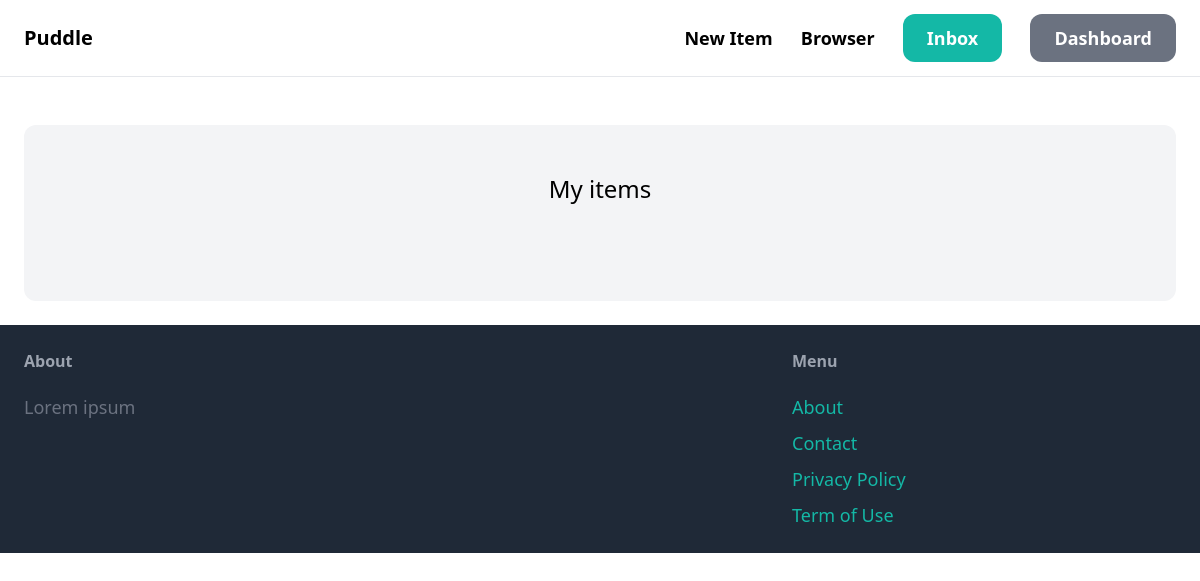
The page /dashboard/ (signed in) on the database as committed earlier.
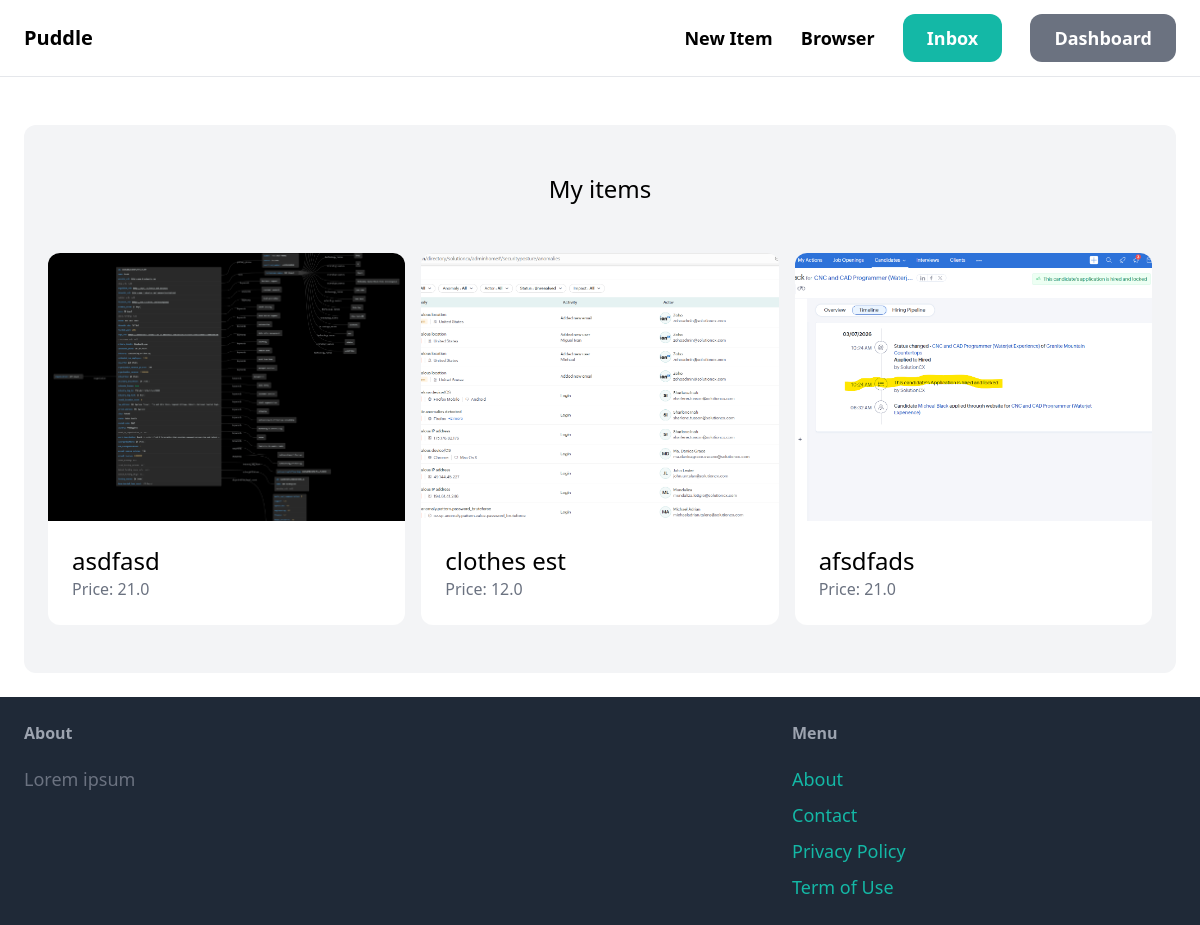
The same page on the database as committed later.
### item/models.py (models this page shows, shortened)
class Item(models.Model):
    category = models.ForeignKey(Category, related_name='items', on_delete=models.CASCADE)
    name = models.CharField(max_length=255)
    description = models.TextField(blank=True, null=True)
    price = models.FloatField()
    image = models.ImageField(upload_to='item_images', blank=True, null=True)
    is_sold = models.BooleanField(default=False)
    created_by = models.ForeignKey(User, related_name='items', on_delete=models.CASCADE)
    created_at = models.DateTimeField(auto_now_add=True)

### dashboard/views.py (the view)
# urls.py: path('', views.index, name='index'),
@login_required
def index(request):
    items = Item.objects.filter(created_by=request.user)
    return render(request, 'dashboard/index.html',{
        'items': items,
    })

### dashboard/templates/dashboard/index.html (shortened to what this page needs)
{% extends 'core/base.html'%}
{% block content %}
    <div class="mt-6 px-6 py-12 bg-gray-100 rounded-xl">
        <h2 class="mb-12 text-2xl text-center">My items</h2>
        <div class="grid grid-cols-3 gap-4">
                {% for item in items %}
                    <a href ="{% url 'item:detail' item.id %}">
                        <div class="aspect-video sm:aspect-square md:aspect-[4/3]">
                            <img src="{{ item.image.url }}" class="w-full h-full object-cover rounded-t-xl">
                        </div>
                        <div class="p-6 bg-white rounded-b-xl">
                            <h2 class="text-2xl">{{ item.name }}</h2>
                            <p class="text-gray-500">Price: {{ item.price }}</p>
                        </div>
                    </a>
                {% endfor %}
        </div>
    </div>
{% endblock %}

Rows that differ between the two databases and show on the page:
now on this page (row edited): Item: image (picture), name "asdfasd", price "21.0"
now on this page (row edited): Item: image (picture), name "clothes est", price "12.0"
now on this page (row edited): Item: image (picture), name "afsdfads", price "21.0"
